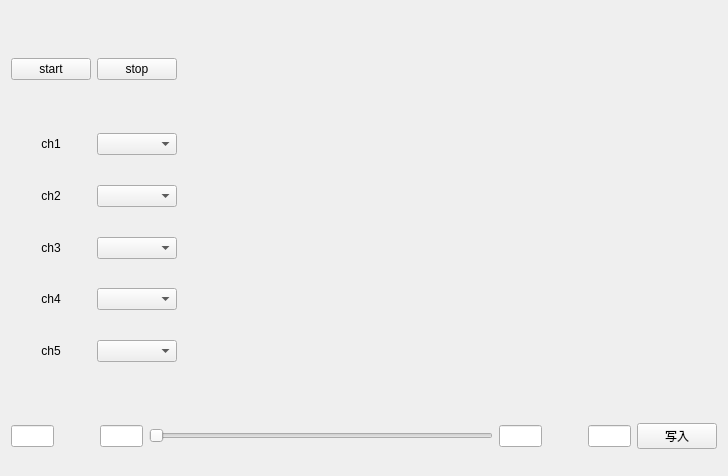
      <widget class="QWidget" name="control">
       <layout class="QVBoxLayout" name="verticalLayout_6" stretch="50,1,4,2">
        <item>
         <layout class="QHBoxLayout" name="horizontalLayout_11" stretch="1,15">
          <item>
           <layout class="QGridLayout" name="gridLayout_2" rowstretch="2,1,2,1,1,1,1,1,1,1,1,1,2">
            <item row="8" column="0">
             <spacer name="verticalSpacer_4">
              <property name="orientation">
               <enum>Qt::Vertical</enum>
              </property>
              <property name="sizeType">
               <enum>QSizePolicy::Expanding</enum>
              </property>
              <property name="sizeHint" stdset="0">
               <size>
                <width>20</width>
                <height>20</height>
               </size>
              </property>
             </spacer>
            </item>
            <item row="9" column="1">
             <widget class="QComboBox" name="combo_ch4"/>
            </item>
            <item row="10" column="0">
             <spacer name="verticalSpacer_5">
              <property name="orientation">
               <enum>Qt::Vertical</enum>
              </property>
              <property name="sizeType">
               <enum>QSizePolicy::Expanding</enum>
              </property>
              <property name="sizeHint" stdset="0">
               <size>
                <width>20</width>
                <height>20</height>
               </size>
              </property>
             </spacer>
            </item>
            <item row="1" column="0">
             <widget class="QPushButton" name="wave_start">
              <property name="text">
               <string>start</string>
              </property>
             </widget>
            </item>
            <item row="3" column="0">
             <widget class="QLabel" name="label_ch1">
              <property name="text">
               <string>ch1</string>
              </property>
              <property name="alignment">
               <set>Qt::AlignCenter</set>
              </property>
             </widget>
            </item>
            <item row="11" column="1">
             <widget class="QComboBox" name="combo_ch5"/>
            </item>
            <item row="7" column="1">
             <widget class="QComboBox" name="combo_ch3"/>
            </item>
            <item row="4" column="0">
             <spacer name="verticalSpacer_2">
              <property name="orientation">
               <enum>Qt::Vertical</enum>
              </property>
              <property name="sizeType">
               <enum>QSizePolicy::Expanding</enum>
              </property>
              <property name="sizeHint" stdset="0">
               <size>
                <width>20</width>
                <height>20</height>
               </size>
              </property>
             </spacer>
            </item>
            <item row="2" column="0">
             <spacer name="verticalSpacer">
              <property name="orientation">
               <enum>Qt::Vertical</enum>
              </property>
              <property name="sizeHint" stdset="0">
               <size>
                <width>20</width>
                <height>40</height>
               </size>
              </property>
             </spacer>
            </item>
            <item row="5" column="0">
             <widget class="QLabel" name="label_ch2">
              <property name="text">
               <string>ch2</string>
              </property>
              <property name="alignment">
               <set>Qt::AlignCenter</set>
              </property>
             </widget>
            </item>
            <item row="12" column="0">
             <spacer name="verticalSpacer_6">
              <property name="orientation">
               <enum>Qt::Vertical</enum>
              </property>
              <property name="sizeType">
               <enum>QSizePolicy::Expanding</enum>
              </property>
              <property name="sizeHint" stdset="0">
               <size>
                <width>20</width>
                <height>20</height>
               </size>
              </property>
             </spacer>
            </item>
            <item row="6" column="0">
             <spacer name="verticalSpacer_3">
              <property name="orientation">
               <enum>Qt::Vertical</enum>
              </property>
              <property name="sizeType">
               <enum>QSizePolicy::Expanding</enum>
              </property>
              <property name="sizeHint" stdset="0">
               <size>
                <width>20</width>
                <height>20</height>
               </size>
              </property>
             </spacer>
            </item>
            <item row="7" column="0">
             <widget class="QLabel" name="label_ch3">
              <property name="text">
               <string>ch3</string>
              </property>
              <property name="alignment">
               <set>Qt::AlignCenter</set>
              </property>
             </widget>
            </item>
            <item row="9" column="0">
             <widget class="QLabel" name="label_ch4">
              <property name="text">
               <string>ch4</string>
              </property>
              <property name="alignment">
               <set>Qt::AlignCenter</set>
              </property>
             </widget>
            </item>
            <item row="3" column="1">
             <widget class="QComboBox" name="combo_ch1"/>
            </item>
            <item row="5" column="1">
             <widget class="QComboBox" name="combo_ch2"/>
            </item>
            <item row="1" column="1">
             <widget class="QPushButton" name="wave_stop">
              <property name="text">
               <string>stop</string>
              </property>
             </widget>
            </item>
            <item row="11" column="0">
             <widget class="QLabel" name="label_ch5">
              <property name="text">
               <string>ch5</string>
              </property>
              <property name="alignment">
               <set>Qt::AlignCenter</set>
              </property>
             </widget>
            </item>
            <item row="0" column="0">
             <spacer name="verticalSpacer_7">
              <property name="orientation">
               <enum>Qt::Vertical</enum>
              </property>
              <property name="sizeHint" stdset="0">
               <size>
                <width>20</width>
                <height>40</height>
               </size>
              </property>
             </spacer>
            </item>
           </layout>
          </item>
          <item>
           <widget class="QWidget" name="waveformshow" native="true"/>
          </item>
         </layout>
        </item>
        <item>
         <spacer name="verticalSpacer_8">
          <property name="orientation">
           <enum>Qt::Vertical</enum>
          </property>
          <property name="sizeHint" stdset="0">
           <size>
            <width>20</width>
            <height>40</height>
           </size>
          </property>
         </spacer>
        </item>
        <item>
         <layout class="QHBoxLayout" name="horizontalLayout_12" stretch="1,0,1,8,1,0,1,1">
          <item>
           <widget class="QLineEdit" name="controlval_show"/>
          </item>
          <item>
           <spacer name="horizontalSpacer_10">
            <property name="orientation">
             <enum>Qt::Horizontal</enum>
            </property>
            <property name="sizeHint" stdset="0">
             <size>
              <width>40</width>
              <height>20</height>
             </size>
            </property>
           </spacer>
          </item>
          <item>
           <widget class="QLineEdit" name="VAL_min"/>
          </item>
          <item>
           <widget class="QSlider" name="VAL_slider">
            <property name="orientation">
             <enum>Qt::Horizontal</enum>
            </property>
           </widget>
          </item>
          <item>
           <widget class="QLineEdit" name="VAL_max"/>
          </item>
          <item>
           <spacer name="horizontalSpacer_11">
            <property name="orientation">
             <enum>Qt::Horizontal</enum>
            </property>
            <property name="sizeHint" stdset="0">
             <size>
              <width>40</width>
              <height>20</height>
             </size>
            </property>
           </spacer>
          </item>
          <item>
           <widget class="QLineEdit" name="VAL"/>
          </item>
          <item>
           <widget class="QPushButton" name="VAL_write">
            <property name="text">
             <string>写入</string>
            </property>
           </widget>
          </item>
         </layout>
        </item>
        <item>
         <spacer name="verticalSpacer_9">
          <property name="orientation">
           <enum>Qt::Vertical</enum>
          </property>
          <property name="sizeHint" stdset="0">
           <size>
            <width>20</width>
            <height>40</height>
           </size>
          </property>
         </spacer>
        </item>
       </layout>
      </widget>
